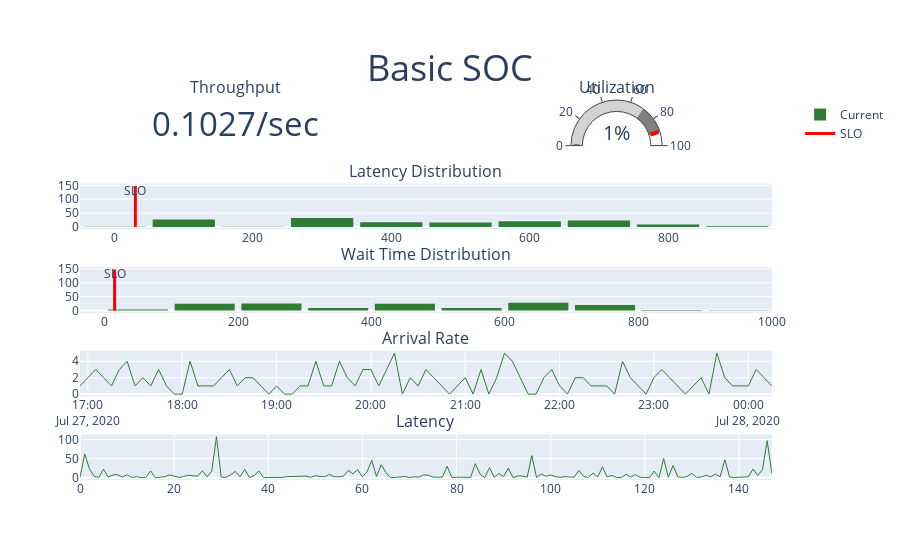

Notebook source saved alongside this figure:
### Code cell
dashboard = build_dashboard(Q_basic_soc, title='Basic SOC')
dashboard.show()

### Figure 1 — Plotly figure (JSON) as saved in the notebook; plotly's stock layout.template omitted (floating-point values rounded to 4 significant figures; data arrays with more than 128 entries replaced by an {"elided": "..."} marker saying what was removed)
{"data": [{"domain": {"x": [0, 0.44], "y": [0.88, 1]}, "mode": "number", "number": {"suffix": "/sec"}, "type": "indicator", "value": 0.1027}, {"domain": {"x": [0.54, 0.98], "y": [0.88, 1]}, "gauge": {"axis": {"range": [null, 100]}, "steps": [{"color": "lightgray", "range": [0, 70]}, {"color": "gray", "range": [70, 90]}], "threshold": {"line": {"color": "red", "width": 4}, "thickness": 0.75, "value": 90}}, "mode": "gauge+number", "number": {"suffix": "%"}, "type": "indicator", "value": 0.9972}, {"bingroup": "1", "marker": {"color": "#2E7D32"}, "name": "Current", "type": "histogram", "x": {"elided": "148 float values"}, "xaxis": "x", "yaxis": "y"}, {"line": {"color": "red", "width": 3}, "mode": "lines+text", "showlegend": false, "text": [null, "SLO"], "textposition": "bottom center", "type": "scatter", "x": [30, 30], "xaxis": "x", "y": [0, 148], "yaxis": "y"}, {"bingroup": "2", "marker": {"color": "#2E7D32"}, "showlegend": false, "type": "histogram", "x": {"elided": "146 float values"}, "xaxis": "x2", "yaxis": "y2"}, {"line": {"color": "red", "width": 3}, "mode": "lines+text", "name": "SLO", "text": [null, "SLO"], "textposition": "bottom center", "type": "scatter", "x": [15, 15], "xaxis": "x2", "y": [0, 148], "yaxis": "y2"}, {"line": {"color": "#2E7D32", "width": 1}, "showlegend": false, "type": "scatter", "x": ["2020-07-27T16:55:00-04:00", "2020-07-27T17:00:00-04:00", "2020-07-27T17:05:00-04:00", "2020-07-27T17:10:00-04:00", "2020-07-27T17:15:00-04:00", "2020-07-27T17:20:00-04:00", "2020-07-27T17:25:00-04:00", "2020-07-27T17:30:00-04:00", "2020-07-27T17:35:00-04:00", "2020-07-27T17:40:00-04:00", "2020-07-27T17:45:00-04:00", "2020-07-27T17:50:00-04:00", "2020-07-27T17:55:00-04:00", "2020-07-27T18:00:00-04:00", "2020-07-27T18:05:00-04:00", "2020-07-27T18:10:00-04:00", "2020-07-27T18:15:00-04:00", "2020-07-27T18:20:00-04:00", "2020-07-27T18:25:00-04:00", "2020-07-27T18:30:00-04:00", "2020-07-27T18:35:00-04:00", "2020-07-27T18:40:00-04:00", "2020-07-27T18:45:00-04:00", "2020-07-27T18:50:00-04:00", "2020-07-27T18:55:00-04:00", "2020-07-27T19:00:00-04:00", "2020-07-27T19:05:00-04:00", "2020-07-27T19:10:00-04:00", "2020-07-27T19:15:00-04:00", "2020-07-27T19:20:00-04:00", "2020-07-27T19:25:00-04:00", "2020-07-27T19:30:00-04:00", "2020-07-27T19:35:00-04:00", "2020-07-27T19:40:00-04:00", "2020-07-27T19:45:00-04:00", "2020-07-27T19:50:00-04:00", "2020-07-27T19:55:00-04:00", "2020-07-27T20:00:00-04:00", "2020-07-27T20:05:00-04:00", "2020-07-27T20:10:00-04:00", "2020-07-27T20:15:00-04:00", "2020-07-27T20:20:00-04:00", "2020-07-27T20:25:00-04:00", "2020-07-27T20:30:00-04:00", "2020-07-27T20:35:00-04:00", "2020-07-27T20:40:00-04:00", "2020-07-27T20:45:00-04:00", "2020-07-27T20:50:00-04:00", "2020-07-27T20:55:00-04:00", "2020-07-27T21:00:00-04:00", "2020-07-27T21:05:00-04:00", "2020-07-27T21:10:00-04:00", "2020-07-27T21:15:00-04:00", "2020-07-27T21:20:00-04:00", "2020-07-27T21:25:00-04:00", "2020-07-27T21:30:00-04:00", "2020-07-27T21:35:00-04:00", "2020-07-27T21:40:00-04:00", "2020-07-27T21:45:00-04:00", "2020-07-27T21:50:00-04:00", "2020-07-27T21:55:00-04:00", "2020-07-27T22:00:00-04:00", "2020-07-27T22:05:00-04:00", "2020-07-27T22:10:00-04:00", "2020-07-27T22:15:00-04:00", "2020-07-27T22:20:00-04:00", "2020-07-27T22:25:00-04:00", "2020-07-27T22:30:00-04:00", "2020-07-27T22:35:00-04:00", "2020-07-27T22:40:00-04:00", "2020-07-27T22:45:00-04:00", "2020-07-27T22:50:00-04:00", "2020-07-27T22:55:00-04:00", "2020-07-27T23:00:00-04:00", "2020-07-27T23:05:00-04:00", "2020-07-27T23:10:00-04:00", "2020-07-27T23:15:00-04:00", "2020-07-27T23:20:00-04:00", "2020-07-27T23:25:00-04:00", "2020-07-27T23:30:00-04:00", "2020-07-27T23:35:00-04:00", "2020-07-27T23:40:00-04:00", "2020-07-27T23:45:00-04:00", "2020-07-27T23:50:00-04:00", "2020-07-27T23:55:00-04:00", "2020-07-28T00:00:00-04:00", "2020-07-28T00:05:00-04:00", "2020-07-28T00:10:00-04:00", "2020-07-28T00:15:00-04:00"], "xaxis": "x3", "y": [1, 2, 3, 2, 1, 3, 4, 1, 2, 1, 3, 1, 0, 0, 4, 1, 1, 1, 2, 3, 1, 2, 2, 1, 0, 1, 0, 0, 1, 1, 4, 1, 1, 4, 2, 1, 3, 3, 1, 3, 5, 0, 2, 1, 3, 2, 1, 0, 1, 2, 0, 3, 0, 2, 5, 4, 2, 0, 0, 2, 3, 1, 0, 2, 2, 1, 1, 1, 0, 4, 2, 1, 0, 2, 3, 2, 1, 0, 1, 2, 0, 5, 2, 1, 1, 1, 3, 2, 1], "yaxis": "y3"}, {"line": {"color": "#2E7D32", "width": 1}, "showlegend": false, "type": "scatter", "x": {"elided": "148 int values"}, "xaxis": "x4", "y": {"elided": "148 float values"}, "yaxis": "y4"}], "layout": {"annotations": [{"font": {"size": 16}, "showarrow": false, "text": "Throughput", "x": 0.22, "xanchor": "center", "xref": "paper", "y": 1, "yanchor": "bottom", "yref": "paper"}, {"font": {"size": 16}, "showarrow": false, "text": "Utilization", "x": 0.76, "xanchor": "center", "xref": "paper", "y": 1, "yanchor": "bottom", "yref": "paper"}, {"font": {"size": 16}, "showarrow": false, "text": "Latency Distribution", "x": 0.49, "xanchor": "center", "xref": "paper", "y": 0.78, "yanchor": "bottom", "yref": "paper"}, {"font": {"size": 16}, "showarrow": false, "text": "Wait Time Distribution", "x": 0.49, "xanchor": "center", "xref": "paper", "y": 0.56, "yanchor": "bottom", "yref": "paper"}, {"font": {"size": 16}, "showarrow": false, "text": "Arrival Rate", "x": 0.49, "xanchor": "center", "xref": "paper", "y": 0.34, "yanchor": "bottom", "yref": "paper"}, {"font": {"size": 16}, "showarrow": false, "text": "Latency", "x": 0.49, "xanchor": "center", "xref": "paper", "y": 0.12, "yanchor": "bottom", "yref": "paper"}], "bargap": 0.1, "barmode": "overlay", "title": {"font": {"size": 36}, "text": "Basic SOC", "x": 0.5, "xanchor": "center", "y": 0.9, "yanchor": "top"}, "xaxis": {"anchor": "y", "domain": [0, 0.98]}, "xaxis2": {"anchor": "y2", "domain": [0, 0.98]}, "xaxis3": {"anchor": "y3", "domain": [0, 0.98]}, "xaxis4": {"anchor": "y4", "domain": [0, 0.98]}, "yaxis": {"anchor": "x", "domain": [0.66, 0.78]}, "yaxis2": {"anchor": "x2", "domain": [0.44, 0.56]}, "yaxis3": {"anchor": "x3", "domain": [0.22, 0.34]}, "yaxis4": {"anchor": "x4", "domain": [0, 0.12]}}}
